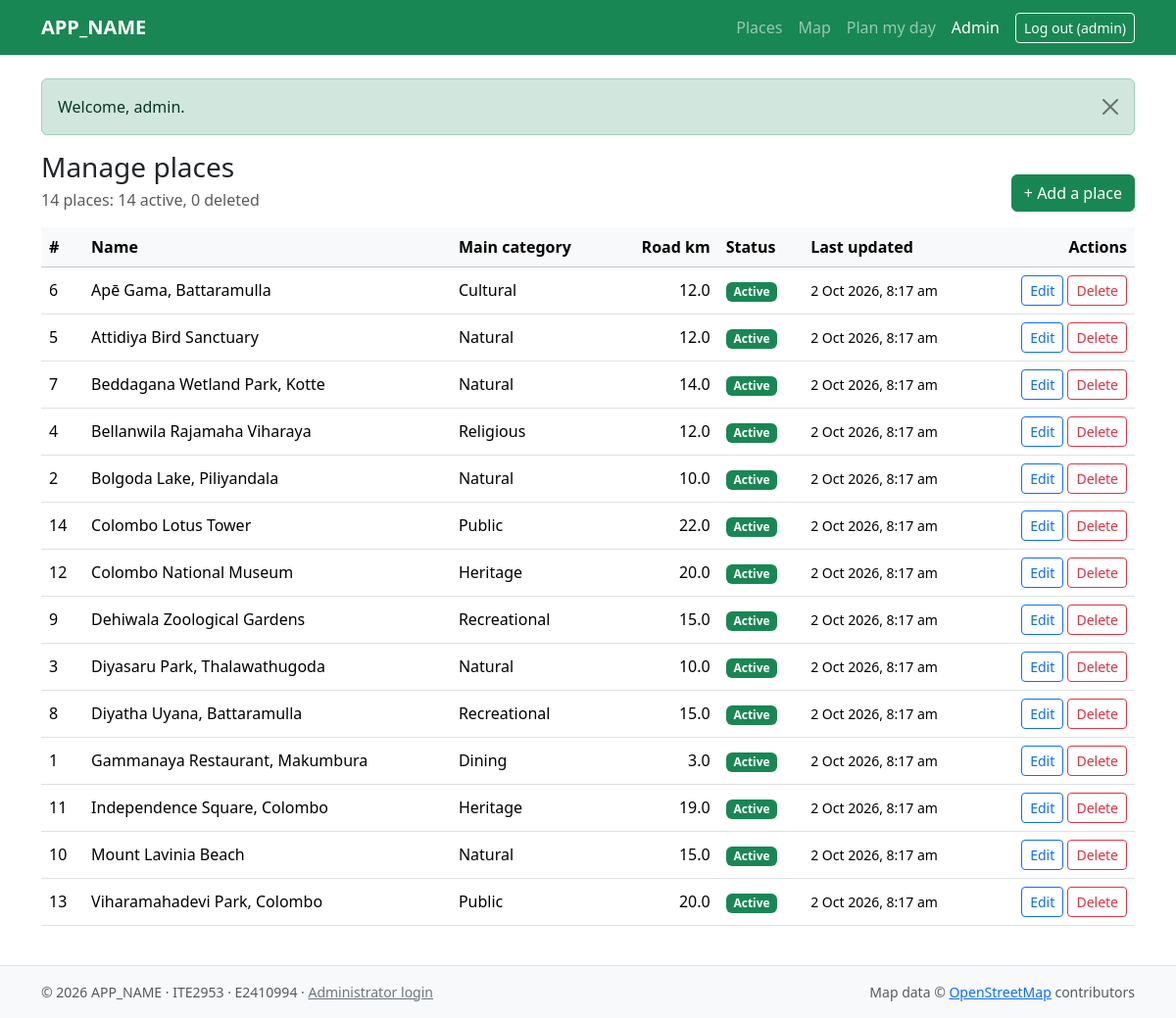
The page /admin/index.php (signed in) on the database its author committed.
### tables this page shows
CREATE TABLE place (
  place_id           INT UNSIGNED NOT NULL AUTO_INCREMENT,
  name               VARCHAR(120) NOT NULL,
  summary            VARCHAR(200) NOT NULL,
  description        TEXT         NOT NULL,
  latitude           DECIMAL(9,6) NOT NULL,
  longitude          DECIMAL(9,6) NOT NULL,
  access_point       VARCHAR(150) NULL,
  opening_time       TIME NULL,
  closing_time       TIME NULL,
  closed_days        SET('Mon','Tue','Wed','Thu','Fri','Sat','Sun','Poya') NOT NULL DEFAULT '',
  entry_fee          VARCHAR(120) NULL,
  best_time          VARCHAR(120) NULL,
  visit_duration_min SMALLINT UNSIGNED NULL,
  travel_tips        TEXT NULL,
  facilities         VARCHAR(255) NULL,
  distance_km        DECIMAL(5,2) NULL,
  travel_min         SMALLINT UNSIGNED NULL,
  info_source        VARCHAR(255) NULL,
  is_active          TINYINT(1) NOT NULL DEFAULT 1,
  created_at         DATETIME NOT NULL DEFAULT CURRENT_TIMESTAMP,
  updated_at         DATETIME NOT NULL DEFAULT CURRENT_TIMESTAMP ON UPDATE CURRENT_TIMESTAMP,
  PRIMARY KEY (place_id),
  KEY idx_place_active_distance (is_active, distance_km)
);

CREATE TABLE category (
  category_id  TINYINT UNSIGNED NOT NULL AUTO_INCREMENT,
  name         VARCHAR(30) NOT NULL,
  badge_colour CHAR(7)     NOT NULL,
  marker_icon  VARCHAR(50) NULL,
  PRIMARY KEY (category_id),
  UNIQUE KEY uq_category_name (name)
);

### includes/bootstrap.php (called while the page is built, shortened)
<?php
require_once __DIR__ . '/helpers.php';
spl_autoload_register(function (string $class): void {
    $file = __DIR__ . '/../src/' . $class . '.php';
});

### src/Database.php (called while the page is built, shortened)
<?php
final class Database
{
    private static ?PDO $pdo = null;
    public static function getConnection(): PDO
    {
        if (self::$pdo === null) {
            $dsn = sprintf(
                'mysql:host=%s;port=%d;dbname=%s;charset=utf8mb4',
                DB_HOST, DB_PORT, DB_NAME
            );
            self::$pdo = new PDO($dsn, DB_USER, DB_PASS, [
                PDO::ATTR_ERRMODE            => PDO::ERRMODE_EXCEPTION,
                PDO::ATTR_DEFAULT_FETCH_MODE => PDO::FETCH_ASSOC,
                PDO::ATTR_EMULATE_PREPARES   => false,
            ]);
        }
        return self::$pdo;
    }
}

### src/Place.php (called while the page is built, shortened)
<?php
final class Place
{
    public static function adminList(): array
    {
        return Database::getConnection()->query(
            'SELECT p.place_id, p.name, p.distance_km, p.is_active, p.updated_at,
                    c.name AS primary_category
               FROM place p
               LEFT JOIN place_category pc ON pc.place_id = p.place_id AND pc.is_primary = 1
               LEFT JOIN category c        ON c.category_id = pc.category_id
              ORDER BY p.is_active DESC, p.name'
        )->fetchAll();
    }
}

### includes/helpers.php (called while the page is built, shortened)
<?php
function h(?string $value): string
{
    return htmlspecialchars($value ?? '', ENT_QUOTES | ENT_SUBSTITUTE, 'UTF-8');
}
function url(string $path = ''): string
{
    return BASE_URL . '/' . ltrim($path, '/');
}

### admin/index.php (the view, shortened to what this page needs)
<?php
require __DIR__ . '/../includes/bootstrap.php';
$places = Place::adminList();
$active = count(array_filter($places, fn(array $p) => (int) $p['is_active'] === 1));
require __DIR__ . '/../includes/header.php';
?>
<div class="d-flex flex-wrap justify-content-between align-items-end gap-2 mb-3">
  <div>
    <h1 class="h3 mb-1">Manage places</h1>
    <p class="text-muted mb-0"><?= count($places) ?> places: <?= $active ?> active, <?= count($places) - $active ?> deleted</p>
  </div>
  <a class="btn btn-success" href="<?= h(url('admin/place-form.php')) ?>">+ Add a place</a>
</div>
<div class="table-responsive">
  <table class="table table-hover align-middle">
    <thead class="table-light">
      <tr>
        <th scope="col">#</th>
        <th scope="col">Name</th>
        <th scope="col">Main category</th>
        <th scope="col" class="text-end">Road km</th>
        <th scope="col">Status</th>
        <th scope="col">Last updated</th>
        <th scope="col" class="text-end">Actions</th>
      </tr>
    </thead>
    <tbody>
    <?php foreach ($places as $p): ?>
      <?php $isActive = (int) $p['is_active'] === 1; ?>
      <tr class="<?= $isActive ? '' : 'text-muted' ?>">
        <td><?= (int) $p['place_id'] ?></td>
        <td><?= h($p['name']) ?></td>
        <td><?= h(ucfirst((string) $p['primary_category'])) ?></td>
        <td class="text-end"><?= $p['distance_km'] !== null ? number_format((float) $p['distance_km'], 1) : '–' ?></td>
        <td>
          <span class="badge <?= $isActive ? 'text-bg-success' : 'text-bg-secondary' ?>"><?= $isActive ? 'Active' : 'Deleted' ?></span>
        </td>
        <td class="small"><?= h(date('j M Y, g:i a', strtotime($p['updated_at']))) ?></td>
        <td class="text-end text-nowrap">
          <a class="btn btn-sm btn-outline-primary" aria-label="Edit <?= h($p['name']) ?>"
             href="<?= h(url('admin/place-form.php?id=' . (int) $p['place_id'])) ?>">Edit</a>
          <?php if ($isActive): ?>
            <a class="btn btn-sm btn-outline-danger" aria-label="Delete <?= h($p['name']) ?>"
               href="<?= h(url('admin/delete.php?id=' . (int) $p['place_id'])) ?>">Delete</a>
          <?php endif; ?>
        </td>
      </tr>
    <?php endforeach; ?>
    </tbody>
  </table>
</div>
<?php require __DIR__ . '/../includes/footer.php'; ?>

### rows shown on the page
place: place_id "6", name "Apē Gama, Battaramulla", category.name "Cultural", distance_km "12.0", is_active "Active", updated_at "2 Oct 2026, 8:17 am"
place: place_id "5", name "Attidiya Bird Sanctuary", category.name "Natural", distance_km "12.0", is_active "Active", updated_at "2 Oct 2026, 8:17 am"
place: place_id "7", name "Beddagana Wetland Park, Kotte", category.name "Natural", distance_km "14.0", is_active "Active", updated_at "2 Oct 2026, 8:17 am"
place: place_id "4", name "Bellanwila Rajamaha Viharaya", category.name "Religious", distance_km "12.0", is_active "Active", updated_at "2 Oct 2026, 8:17 am"
place: place_id "2", name "Bolgoda Lake, Piliyandala", category.name "Natural", distance_km "10.0", is_active "Active", updated_at "2 Oct 2026, 8:17 am"
place: place_id "14", name "Colombo Lotus Tower", category.name "Public", distance_km "22.0", is_active "Active", updated_at "2 Oct 2026, 8:17 am"
place: place_id "12", name "Colombo National Museum", category.name "Heritage", distance_km "20.0", is_active "Active", updated_at "2 Oct 2026, 8:17 am"
place: place_id "9", name "Dehiwala Zoological Gardens", category.name "Recreational", distance_km "15.0", is_active "Active", updated_at "2 Oct 2026, 8:17 am"
place: place_id "3", name "Diyasaru Park, Thalawathugoda", category.name "Natural", distance_km "10.0", is_active "Active", updated_at "2 Oct 2026, 8:17 am"
place: place_id "8", name "Diyatha Uyana, Battaramulla", category.name "Recreational", distance_km "15.0", is_active "Active", updated_at "2 Oct 2026, 8:17 am"
place: place_id "1", name "Gammanaya Restaurant, Makumbura", category.name "Dining", distance_km "3.0", is_active "Active", updated_at "2 Oct 2026, 8:17 am"
place: place_id "11", name "Independence Square, Colombo", category.name "Heritage", distance_km "19.0", is_active "Active", updated_at "2 Oct 2026, 8:17 am"
place: place_id "10", name "Mount Lavinia Beach", category.name "Natural", distance_km "15.0", is_active "Active", updated_at "2 Oct 2026, 8:17 am"
place: place_id "13", name "Viharamahadevi Park, Colombo", category.name "Public", distance_km "20.0", is_active "Active", updated_at "2 Oct 2026, 8:17 am"

### other values the page prints
APP_NAME "APP_NAME"
$label "Places"
$label "Map"
$label "Plan my day"
$label "Admin"
$_SESSION['admin_name'] "admin"
$f['message'] "Welcome, admin."
count($places) "14"
$active "14"
count($places) - $active "0"
